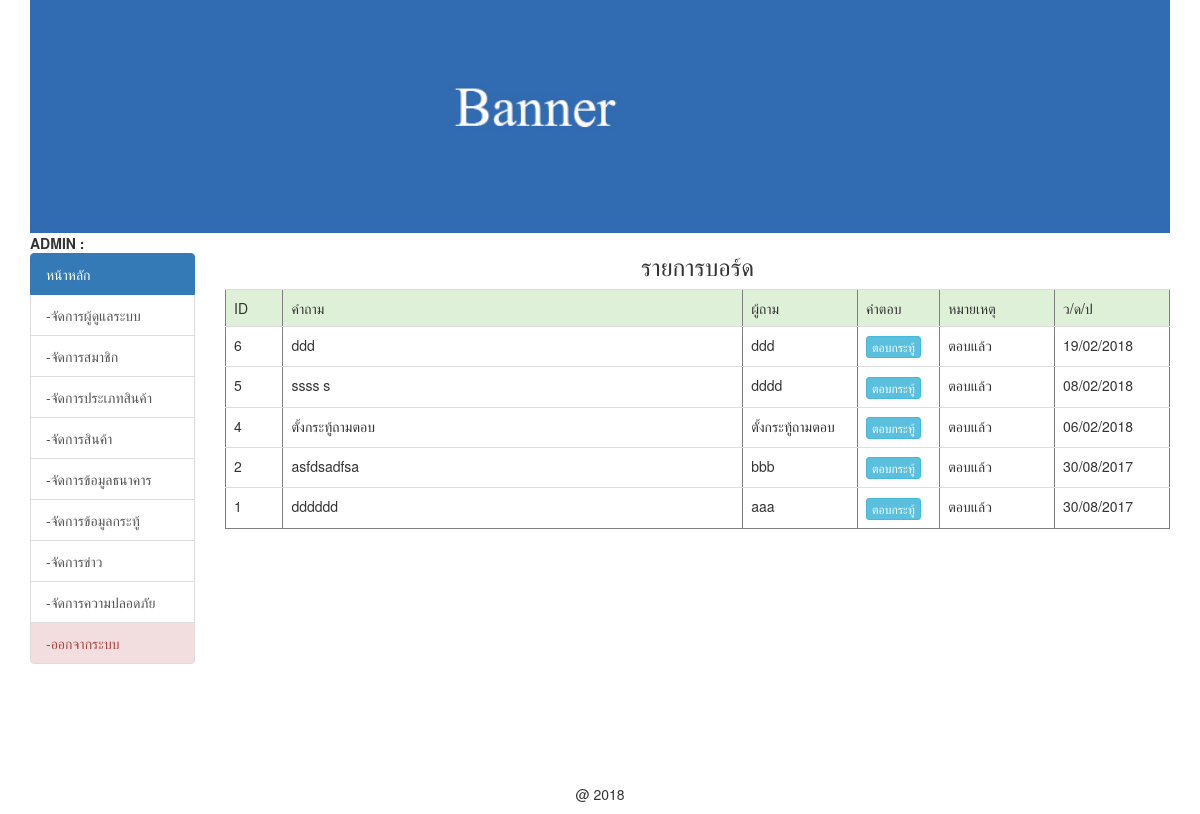
Screenshot of /backend/list_board.php (signed in) with the database file from the repository.
### tables this page shows
CREATE TABLE `tbl_board` (
  `b_id` int(11) NOT NULL auto_increment,
  `b_title` varchar(200) NOT NULL,
  `b_detail` text NOT NULL,
  `b_name` varchar(100) NOT NULL,
  `b_email` varchar(50) default NULL,
  `a_ans` varchar(200) default NULL COMMENT 'admin answer',
  `a_ans_date` date default NULL,
  `date_save` timestamp NOT NULL default CURRENT_TIMESTAMP,
  PRIMARY KEY  (`b_id`)
);

### backend/list_board.php (the view, shortened to what this page needs)
<?php require_once('../Connections/condb.php'); ?>
<?php
$query_rb = "SELECT * FROM tbl_board order by b_id desc";
$rb = mysql_query($query_rb, $condb) or die(mysql_error());
$row_rb = mysql_fetch_assoc($rb);
?>
<!DOCTYPE html>
<html lang="en">
  <head>
	<?php include('h.php');?>
    <?php include('datatable.php');?>
  </head>
  <body>
  <div class="container">
  <div class="row">
         <?php include('banner.php');?>
   </div>
  	<div class="row">
    	<div class="col-md-2">
        <b>  ADMIN : <?php include('mm.php');?> </b>
        <br>
        <?php include('menu.php');?>
      </div>
        <div class="col-md-10">
        <h3 align="center"> รายการบอร์ด </h3>
          <table border="1" align="center" class="table table-hover">
                  <tr class="success">
                    <td width="5%">ID</td>
                    <td width="40%">คำถาม</td>
                    <td width="10%">ผู้ถาม</td>
                    <td width="5%">คำตอบ</td>
                    <td width="10%">หมายเหตุ</td>
                    <td width="10%">ว/ด/ป</td>
                  </tr>
                  <?php do { ?>
                    <tr>
                      <td><?php echo $row_rb['b_id']; ?></td>
                      <td><?php echo $row_rb['b_title']; ?></td>
                      <td><?php echo $row_rb['b_name']; ?></td>
                      <td>
                        <a href="list_board_detail.php?b_id=<?php echo $row_rb['b_id'];?>&board-detial" class="btn btn-info btn-xs" target="_blank">ตอบกระทู้</a>
                      </td>
                      <td>
                        <?php
                        $chk = $row_rb['a_ans'];
                        if($chk!=''){
                          echo 'ตอบแล้ว';
                        }else{
                          echo '<font color="red">';
                          echo 'ยังไม่ตอบ';
                          echo '</font>';
                        }
                        ?>
                        </td>
                      <td><?php echo date('d/m/Y',strtotime($row_rb['date_save'])); ?></td>
                    </tr>
                    <?php } while ($row_rb = mysql_fetch_assoc($rb)); ?>
                </table>
        </div>
    </div>
 </div>
  </body>
</html>
<?php  include('f.php');?>

### rows the page displays
tbl_board: b_id "6", b_title "ddd", b_name "ddd", shows "ตอบแล้ว", date_save "19/02/2018"
tbl_board: b_id "5", b_title "ssss s", b_name "dddd", a_ans "ตอบแล้ว", date_save "08/02/2018"
tbl_board: b_id "4", b_title "ตั้งกระทู้ถามตอบ", b_name "ตั้งกระทู้ถามตอบ", a_ans "ตอบแล้ว", date_save "06/02/2018"
tbl_board: b_id "2", b_title "asfdsadfsa", b_name "bbb", a_ans "ตอบแล้ว", date_save "30/08/2017"
tbl_board: b_id "1", b_title "dddddd", b_name "aaa", a_ans "ตอบแล้ว", date_save "30/08/2017"
